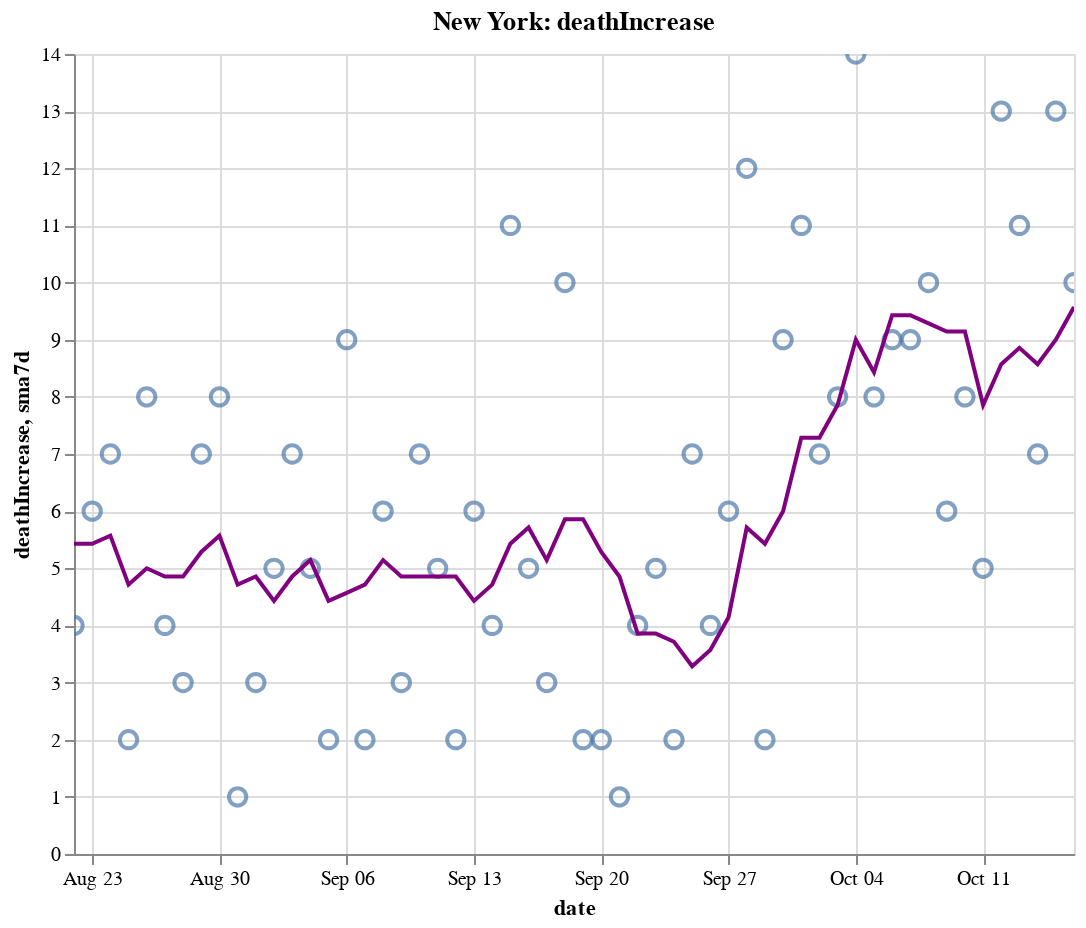

Here is the notebook cell this chart was saved with:
### Code cell
create_plot(ny, 'deathIncrease')

### Figure 1 — Vega-Lite specification as saved in the notebook (floating-point values rounded to 4 significant figures)
{"config": {"view": {"continuousWidth": 400, "continuousHeight": 300}}, "layer": [{"layer": [{"mark": {"type": "point", "size": 75}, "encoding": {"tooltip": [{"type": "temporal", "field": "date"}, {"type": "quantitative", "field": "deathIncrease"}, {"type": "quantitative", "field": "sma7d"}], "x": {"type": "temporal", "field": "date"}, "y": {"type": "quantitative", "field": "deathIncrease"}}, "selection": {"selector012": {"type": "interval", "bind": "scales", "encodings": ["x", "y"]}}}, {"mark": {"type": "line", "color": "purple"}, "encoding": {"x": {"type": "temporal", "field": "date"}, "y": {"type": "quantitative", "field": "sma7d"}}}]}, {"mark": {"type": "rule", "color": "#aaa"}, "encoding": {"x": {"type": "temporal", "field": "date"}}, "transform": [{"filter": {"selection": "selector011"}}]}, {"mark": "circle", "encoding": {"opacity": {"condition": {"value": 1, "selection": "selector011"}, "value": 0}, "tooltip": [{"type": "temporal", "field": "date"}, {"type": "quantitative", "field": "deathIncrease"}, {"type": "quantitative", "field": "sma7d"}], "x": {"type": "temporal", "field": "date"}, "y": {"type": "quantitative", "field": "deathIncrease"}}, "selection": {"selector011": {"type": "single", "encodings": ["x"], "on": "mouseover", "nearest": true, "empty": "none"}}}, {"mark": {"type": "text", "align": "left", "dx": 5, "dy": -5, "stroke": "white", "strokeWidth": 2}, "encoding": {"text": {"type": "quantitative", "field": "deathIncrease"}, "tooltip": [{"type": "temporal", "field": "date"}, {"type": "quantitative", "field": "deathIncrease"}, {"type": "quantitative", "field": "sma7d"}], "x": {"type": "temporal", "field": "date"}, "y": {"type": "quantitative", "field": "deathIncrease"}}, "transform": [{"filter": {"selection": "selector011"}}]}, {"mark": {"type": "text", "align": "left", "dx": 5, "dy": -5}, "encoding": {"text": {"type": "quantitative", "field": "deathIncrease"}, "tooltip": [{"type": "temporal", "field": "date"}, {"type": "quantitative", "field": "deathIncrease"}, {"type": "quantitative", "field": "sma7d"}], "x": {"type": "temporal", "field": "date"}, "y": {"type": "quantitative", "field": "deathIncrease"}}, "transform": [{"filter": {"selection": "selector011"}}]}], "data": {"name": "data-8f082f7467f0197c528b1d34d2c54ff6"}, "height": 400, "title": "New York: deathIncrease", "width": 500, "$schema": "https://vega.github.io/schema/vega-lite/v4.8.1.json", "datasets": {"data-8f082f7467f0197c528b1d34d2c54ff6": [{"date": "2020-08-22T00:00:00", "totalTestResultsIncrease": 94850.0, "positiveIncrease": 653.0, "death": 25280.0, "deathIncrease": 4.0, "positiveRate": 0.007, "state": "New York", "sma7d": 5.429}, {"date": "2020-08-23T00:00:00", "totalTestResultsIncrease": 74040.0, "positiveIncrease": 572.0, "death": 25290.0, "deathIncrease": 6.0, "positiveRate": 0.008, "state": "New York", "sma7d": 5.429}, {"date": "2020-08-24T00:00:00", "totalTestResultsIncrease": 62030.0, "positiveIncrease": 408.0, "death": 25300.0, "deathIncrease": 7.0, "positiveRate": 0.007, "state": "New York", "sma7d": 5.571}, {"date": "2020-08-25T00:00:00", "totalTestResultsIncrease": 67260.0, "positiveIncrease": 629.0, "death": 25300.0, "deathIncrease": 2.0, "positiveRate": 0.009, "state": "New York", "sma7d": 4.714}, {"date": "2020-08-26T00:00:00", "totalTestResultsIncrease": 71190.0, "positiveIncrease": 566.0, "death": 25300.0, "deathIncrease": 8.0, "positiveRate": 0.008, "state": "New York", "sma7d": 5.0}, {"date": "2020-08-27T00:00:00", "totalTestResultsIncrease": 83440.0, "positiveIncrease": 791.0, "death": 25310.0, "deathIncrease": 4.0, "positiveRate": 0.009, "state": "New York", "sma7d": 4.857}, {"date": "2020-08-28T00:00:00", "totalTestResultsIncrease": 97830.0, "positiveIncrease": 636.0, "death": 25310.0, "deathIncrease": 3.0, "positiveRate": 0.007, "state": "New York", "sma7d": 4.857}, {"date": "2020-08-29T00:00:00", "totalTestResultsIncrease": 93870.0, "positiveIncrease": 635.0, "death": 25320.0, "deathIncrease": 7.0, "positiveRate": 0.007, "state": "New York", "sma7d": 5.286}, {"date": "2020-08-30T00:00:00", "totalTestResultsIncrease": 100000.0, "positiveIncrease": 698.0, "death": 25330.0, "deathIncrease": 8.0, "positiveRate": 0.007, "state": "New York", "sma7d": 5.571}, {"date": "2020-08-31T00:00:00", "totalTestResultsIncrease": 66240.0, "positiveIncrease": 656.0, "death": 25330.0, "deathIncrease": 1.0, "positiveRate": 0.01, "state": "New York", "sma7d": 4.714}, {"date": "2020-09-01T00:00:00", "totalTestResultsIncrease": 77000.0, "positiveIncrease": 754.0, "death": 25330.0, "deathIncrease": 3.0, "positiveRate": 0.01, "state": "New York", "sma7d": 4.857}, {"date": "2020-09-02T00:00:00", "totalTestResultsIncrease": 88450.0, "positiveIncrease": 708.0, "death": 25340.0, "deathIncrease": 5.0, "positiveRate": 0.008, "state": "New York", "sma7d": 4.429}, {"date": "2020-09-03T00:00:00", "totalTestResultsIncrease": 88980.0, "positiveIncrease": 889.0, "death": 25340.0, "deathIncrease": 7.0, "positiveRate": 0.01, "state": "New York", "sma7d": 4.857}, {"date": "2020-09-04T00:00:00", "totalTestResultsIncrease": 93400.0, "positiveIncrease": 864.0, "death": 25350.0, "deathIncrease": 5.0, "positiveRate": 0.009, "state": "New York", "sma7d": 5.143}, {"date": "2020-09-05T00:00:00", "totalTestResultsIncrease": 99760.0, "positiveIncrease": 801.0, "death": 25350.0, "deathIncrease": 2.0, "positiveRate": 0.008, "state": "New York", "sma7d": 4.429}, {"date": "2020-09-06T00:00:00", "totalTestResultsIncrease": 85630.0, "positiveIncrease": 729.0, "death": 25360.0, "deathIncrease": 9.0, "positiveRate": 0.009, "state": "New York", "sma7d": 4.571}, {"date": "2020-09-07T00:00:00", "totalTestResultsIncrease": 58860.0, "positiveIncrease": 520.0, "death": 25360.0, "deathIncrease": 2.0, "positiveRate": 0.009, "state": "New York", "sma7d": 4.714}, {"date": "2020-09-08T00:00:00", "totalTestResultsIncrease": 57830.0, "positiveIncrease": 557.0, "death": 25370.0, "deathIncrease": 6.0, "positiveRate": 0.01, "state": "New York", "sma7d": 5.143}, {"date": "2020-09-09T00:00:00", "totalTestResultsIncrease": 63230.0, "positiveIncrease": 576.0, "death": 25370.0, "deathIncrease": 3.0, "positiveRate": 0.009, "state": "New York", "sma7d": 4.857}, {"date": "2020-09-10T00:00:00", "totalTestResultsIncrease": 76810.0, "positiveIncrease": 757.0, "death": 25380.0, "deathIncrease": 7.0, "positiveRate": 0.01, "state": "New York", "sma7d": 4.857}, {"date": "2020-09-11T00:00:00", "totalTestResultsIncrease": 89720.0, "positiveIncrease": 880.0, "death": 25380.0, "deathIncrease": 5.0, "positiveRate": 0.01, "state": "New York", "sma7d": 4.857}, {"date": "2020-09-12T00:00:00", "totalTestResultsIncrease": 102900.0, "positiveIncrease": 849.0, "death": 25380.0, "deathIncrease": 2.0, "positiveRate": 0.008, "state": "New York", "sma7d": 4.857}, {"date": "2020-09-13T00:00:00", "totalTestResultsIncrease": 72670.0, "positiveIncrease": 725.0, "death": 25390.0, "deathIncrease": 6.0, "positiveRate": 0.01, "state": "New York", "sma7d": 4.429}, {"date": "2020-09-14T00:00:00", "totalTestResultsIncrease": 63360.0, "positiveIncrease": 583.0, "death": 25390.0, "deathIncrease": 4.0, "positiveRate": 0.009, "state": "New York", "sma7d": 4.714}, {"date": "2020-09-15T00:00:00", "totalTestResultsIncrease": 73680.0, "positiveIncrease": 766.0, "death": 25400.0, "deathIncrease": 11.0, "positiveRate": 0.01, "state": "New York", "sma7d": 5.429}, {"date": "2020-09-16T00:00:00", "totalTestResultsIncrease": 75090.0, "positiveIncrease": 652.0, "death": 25410.0, "deathIncrease": 5.0, "positiveRate": 0.009, "state": "New York", "sma7d": 5.714}, {"date": "2020-09-17T00:00:00", "totalTestResultsIncrease": 91500.0, "positiveIncrease": 896.0, "death": 25410.0, "deathIncrease": 3.0, "positiveRate": 0.01, "state": "New York", "sma7d": 5.143}, {"date": "2020-09-18T00:00:00", "totalTestResultsIncrease": 89730.0, "positiveIncrease": 790.0, "death": 25420.0, "deathIncrease": 10.0, "positiveRate": 0.009, "state": "New York", "sma7d": 5.857}, {"date": "2020-09-19T00:00:00", "totalTestResultsIncrease": 110400.0, "positiveIncrease": 986.0, "death": 25420.0, "deathIncrease": 2.0, "positiveRate": 0.009, "state": "New York", "sma7d": 5.857}, {"date": "2020-09-20T00:00:00", "totalTestResultsIncrease": 100400.0, "positiveIncrease": 862.0, "death": 25430.0, "deathIncrease": 2.0, "positiveRate": 0.009, "state": "New York", "sma7d": 5.286}, {"date": "2020-09-21T00:00:00", "totalTestResultsIncrease": 58320.0, "positiveIncrease": 573.0, "death": 25430.0, "deathIncrease": 1.0, "positiveRate": 0.01, "state": "New York", "sma7d": 4.857}, {"date": "2020-09-22T00:00:00", "totalTestResultsIncrease": 84000.0, "positiveIncrease": 754.0, "death": 25430.0, "deathIncrease": 4.0, "positiveRate": 0.009, "state": "New York", "sma7d": 3.857}, {"date": "2020-09-23T00:00:00", "totalTestResultsIncrease": 70930.0, "positiveIncrease": 665.0, "death": 25440.0, "deathIncrease": 5.0, "positiveRate": 0.009, "state": "New York", "sma7d": 3.857}, {"date": "2020-09-24T00:00:00", "totalTestResultsIncrease": 92950.0, "positiveIncrease": 955.0, "death": 25440.0, "deathIncrease": 2.0, "positiveRate": 0.01, "state": "New York", "sma7d": 3.714}, {"date": "2020-09-25T00:00:00", "totalTestResultsIncrease": 94820.0, "positiveIncrease": 908.0, "death": 25450.0, "deathIncrease": 7.0, "positiveRate": 0.01, "state": "New York", "sma7d": 3.286}, {"date": "2020-09-26T00:00:00", "totalTestResultsIncrease": 99950.0, "positiveIncrease": 1005.0, "death": 25450.0, "deathIncrease": 4.0, "positiveRate": 0.01, "state": "New York", "sma7d": 3.571}, {"date": "2020-09-27T00:00:00", "totalTestResultsIncrease": 84770.0, "positiveIncrease": 866.0, "death": 25460.0, "deathIncrease": 6.0, "positiveRate": 0.01, "state": "New York", "sma7d": 4.143}, {"date": "2020-09-28T00:00:00", "totalTestResultsIncrease": 52940.0, "positiveIncrease": 834.0, "death": 25470.0, "deathIncrease": 12.0, "positiveRate": 0.016, "state": "New York", "sma7d": 5.714}, {"date": "2020-09-29T00:00:00", "totalTestResultsIncrease": 88230.0, "positiveIncrease": 1189.0, "death": 25470.0, "deathIncrease": 2.0, "positiveRate": 0.013, "state": "New York", "sma7d": 5.429}, {"date": "2020-09-30T00:00:00", "totalTestResultsIncrease": 97960.0, "positiveIncrease": 1000.0, "death": 25480.0, "deathIncrease": 9.0, "positiveRate": 0.01, "state": "New York", "sma7d": 6.0}, {"date": "2020-10-01T00:00:00", "totalTestResultsIncrease": 109200.0, "positiveIncrease": 1382.0, "death": 25490.0, "deathIncrease": 11.0, "positiveRate": 0.013, "state": "New York", "sma7d": 7.286}, {"date": "2020-10-02T00:00:00", "totalTestResultsIncrease": 119500.0, "positiveIncrease": 1598.0, "death": 25500.0, "deathIncrease": 7.0, "positiveRate": 0.013, "state": "New York", "sma7d": 7.286}, {"date": "2020-10-03T00:00:00", "totalTestResultsIncrease": 134300.0, "positiveIncrease": 1731.0, "death": 25500.0, "deathIncrease": 8.0, "positiveRate": 0.013, "state": "New York", "sma7d": 7.857}, {"date": "2020-10-04T00:00:00", "totalTestResultsIncrease": 110300.0, "positiveIncrease": 1222.0, "death": 25520.0, "deathIncrease": 14.0, "positiveRate": 0.011, "state": "New York", "sma7d": 9.0}, {"date": "2020-10-05T00:00:00", "totalTestResultsIncrease": 76400.0, "positiveIncrease": 933.0, "death": 25530.0, "deathIncrease": 8.0, "positiveRate": 0.012, "state": "New York", "sma7d": 8.429}, {"date": "2020-10-06T00:00:00", "totalTestResultsIncrease": 96360.0, "positiveIncrease": 1393.0, "death": 25540.0, "deathIncrease": 9.0, "positiveRate": 0.014, "state": "New York", "sma7d": 9.429}, {"date": "2020-10-07T00:00:00", "totalTestResultsIncrease": 108200.0, "positiveIncrease": 1360.0, "death": 25540.0, "deathIncrease": 9.0, "positiveRate": 0.013, "state": "New York", "sma7d": 9.429}, {"date": "2020-10-08T00:00:00", "totalTestResultsIncrease": 145800.0, "positiveIncrease": 1836.0, "death": 25560.0, "deathIncrease": 10.0, "positiveRate": 0.013, "state": "New York", "sma7d": 9.286}, {"date": "2020-10-09T00:00:00", "totalTestResultsIncrease": 139300.0, "positiveIncrease": 1592.0, "death": 25560.0, "deathIncrease": 6.0, "positiveRate": 0.011, "state": "New York", "sma7d": 9.143}, {"date": "2020-10-10T00:00:00", "totalTestResultsIncrease": 134600.0, "positiveIncrease": 1447.0, "death": 25570.0, "deathIncrease": 8.0, "positiveRate": 0.011, "state": "New York", "sma7d": 9.143}, {"date": "2020-10-11T00:00:00", "totalTestResultsIncrease": 118300.0, "positiveIncrease": 1143.0, "death": 25570.0, "deathIncrease": 5.0, "positiveRate": 0.01, "state": "New York", "sma7d": 7.857}, {"date": "2020-10-12T00:00:00", "totalTestResultsIncrease": 91790.0, "positiveIncrease": 1029.0, "death": 25590.0, "deathIncrease": 13.0, "positiveRate": 0.011, "state": "New York", "sma7d": 8.571}, {"date": "2020-10-13T00:00:00", "totalTestResultsIncrease": 99070.0, "positiveIncrease": 1393.0, "death": 25600.0, "deathIncrease": 11.0, "positiveRate": 0.014, "state": "New York", "sma7d": 8.857}, {"date": "2020-10-14T00:00:00", "totalTestResultsIncrease": 111700.0, "positiveIncrease": 1232.0, "death": 25600.0, "deathIncrease": 7.0, "positiveRate": 0.011, "state": "New York", "sma7d": 8.571}, {"date": "2020-10-15T00:00:00", "totalTestResultsIncrease": 133200.0, "positiveIncrease": 1460.0, "death": 25620.0, "deathIncrease": 13.0, "positiveRate": 0.011, "state": "New York", "sma7d": 9.0}, {"date": "2020-10-16T00:00:00", "totalTestResultsIncrease": 136000.0, "positiveIncrease": 1707.0, "death": 25630.0, "deathIncrease": 10.0, "positiveRate": 0.013, "state": "New York", "sma7d": 9.571}]}}
